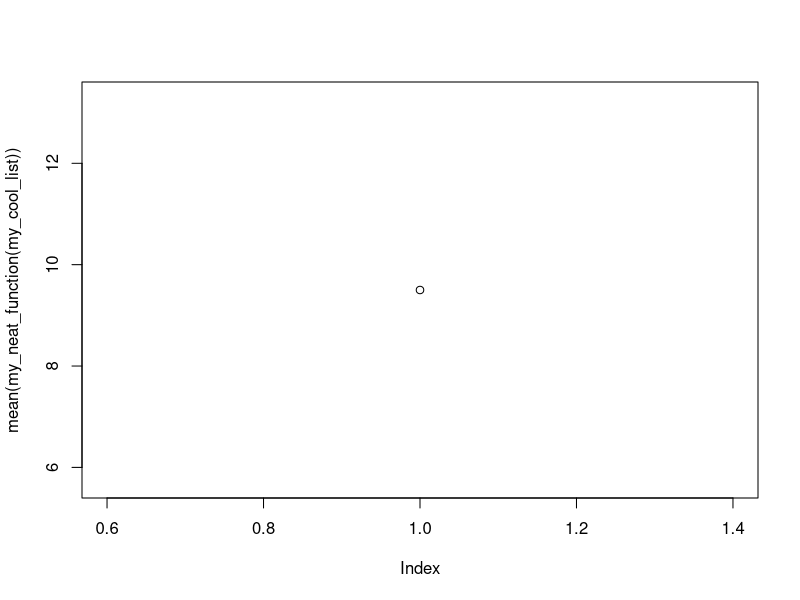
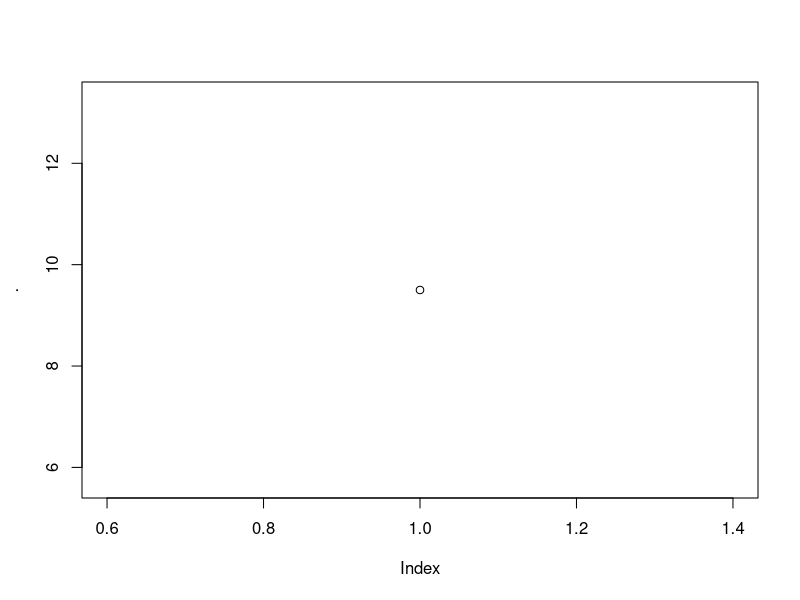

R code for these plots, in order:
# Running R code ----------------------------------------------------------

# Stole this from Andrew Heiss (andrewheiss.com)

# You can run R code directly in the console. Go ahead and type 2 + 2 in the
# console below and press enter.
#
# Typing everything there is tedious and not reproducible, though, since you
# won't always remember what you need to type to run all the steps of your
# analysis. Instead, you can type code in a script, which is just a text file
# with code in it.
#
# Lines that start with a # are commented out---they will not run as code and
# are good for leaving yourself notes about what's happening.
#
# To move a line of code from a script to the console, you can put your cursor
# somewhere in the line of code and press this keyboard shortcut:
# - Windows: ctrl + enter
# - Mac: command + enter

# Try it here!
2 + 2

# RStudio will automatically move your cursor to the next line of code, so you
# can keep pressing ctrl/command + enter to step through your code. Try it:
1 + 2
3 - 6
6 / 2


# Objects (aka variables) -------------------------------------------------

# Something that contains some sort of value
#
# We assign values to variables/objects with the assignment operator, or =
x = 4
y = 10

# What happens if you run this?
x + y


# What's the difference between this:
x + y

# and this:
z = x + y

# You can create a list or vector of multiple values too:
my_cool_list = c(1, 5, 2, 7, 3, 9)
my_other_cool_list = c(5, 2, 6, 1, 2, 0)

# And then you can do stuff with them! What happens if you run this?
my_cool_list + my_other_cool_list


# Functions ---------------------------------------------------------------

# Take objects and do stuff to them

# What does this do?
my_neat_function = function(x) {
  new_x = x + 5
  return(new_x)
}

# Functions work on single values and on multiple values:
my_neat_function(14)
my_neat_function(x)
my_neat_function(my_cool_list)

# There are lots of built-in functions, like mean() and median():
mean(my_cool_list)
median(my_cool_list)


# Libraries (aka packages) ------------------------------------------------

# Collections of functions that other people have written and published 
# for you to use
library(dplyr)

# This loads a bunch of functions like tibble(), mutate(), and filter()
#
# What do you think this does?
my_tibble = tibble(height = c(52, 56, 71, 62, 63),
                    weight = c(103, 159, 181, 163, 188))
my_tibble

# Tidyverse = special package that loads a bunch of other packages
library(tidyverse)



# Pipes -------------------------------------------------------------------

# You can nest functions inside each other
plot(mean(my_neat_function(my_cool_list)))

# But this can get really hard to read, since you have to read from the inside
# out. In English, this nested mess reads "Plot the average of the results of
# my_neat_function applied to my_cool_list." We can simplify this by reversing
# the nested chain:
my_cool_list %>% 
  my_neat_function() %>% 
  mean() %>% 
  plot()

# The strange %>% thing takes the value to the left of it and pipes it through
# to the thing to the right of it. You can read this chain as "Take
# my_cool_list, feed it through my_neat_function, take the mean of that, and
# plot it"
#
# The %>% is called a "pipe." You can also read it as "and then."
#
# There's also a keyboard shortcut for this too, since typing %>% all the time
# can be tedious:
# - Windows: ctrl + shift + m
# - Mac: command + shift + m